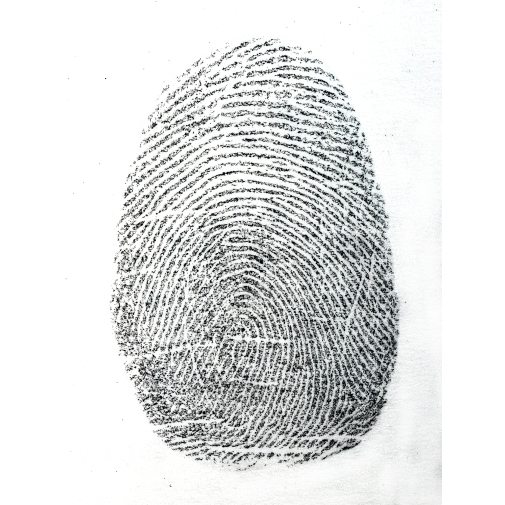
#> input picture Module_5/latent_finger_print.jpg, 505 x 505 px
$ python Critical_Thinking_Module_5_Option_1_mp.py
#> lines starting #> are read from the running program, lines starting #| are printed output that depends on the picture; after the words box and inside, x2 and y2 are one past the last pixel; in counts of white or black regions, pixels touching at a corner belong together
import cv2
import numpy as np
import os

# Configuration
image_path = "latent_finger_print.jpg"
output_dir = "process_finger_print_images"
os.makedirs(output_dir, exist_ok=True)

# Load image
img = cv2.imread(image_path)
#> img is the input picture: shape (505, 505, 3); mean B, G, R 225, 225.3, 223.9
img_gray = cv2.cvtColor(img, cv2.COLOR_BGR2GRAY)

def save_and_show(image, name):
    cv2.imwrite(os.path.join(output_dir, f"{name}.jpg"), image)
    cv2.imshow(name, image)
    cv2.waitKey(0)

save_and_show(img_gray, "1_original")

# ========== IMPROVED NOISE REDUCTION PIPELINE ==========

# Step 1: Aggressive Noise Reduction FIRST (before CLAHE)
# Non-local Means Denoising - excellent for this type of noise
img_denoised = cv2.fastNlMeansDenoising(img_gray, None, h=14, templateWindowSize=7, searchWindowSize=21)
save_and_show(img_denoised, "2_denoised")

# Step 2: Bilateral Filter - preserves edges while smoothing
img_bilateral = cv2.bilateralFilter(img_denoised, 12, 75, 75)
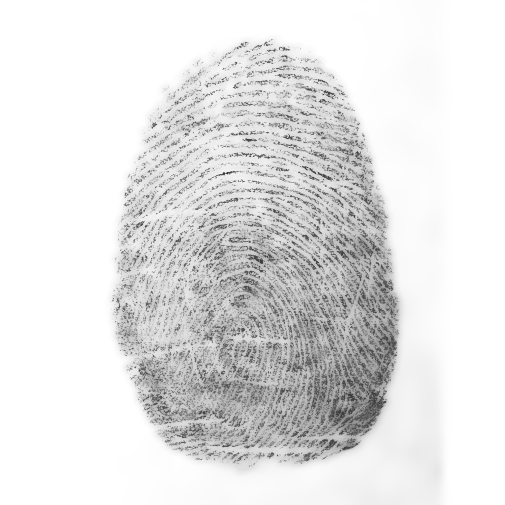
#> img_bilateral: shape (505, 505); min 55, max 255, mean 226.7
save_and_show(img_bilateral, "3_bilateral")

# Step 3: NOW apply CLAHE on the cleaned image
#clahe = cv2.createCLAHE(clipLimit=2.0, tileGridSize=(8, 8))
#img_clahe = clahe.apply(img_bilateral)
#save_and_show(img_clahe, "4_clahe")

# Step 4: Adaptive Thresholding
img_binary = cv2.adaptiveThreshold(
    img_bilateral, 255, cv2.ADAPTIVE_THRESH_GAUSSIAN_C,
    cv2.THRESH_BINARY, 11, 2
)
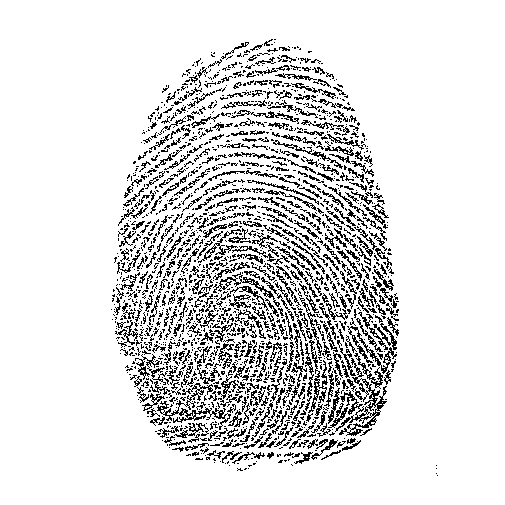
#> img_binary: shape (505, 505); 87.2% white; black in thin lines or dots, all inside (x1, y1, x2, y2) = (111, 39, 438, 476)
save_and_show(img_binary, "5_adaptive_threshold")

# Step 5: Morphological Operations to remove small noise blobs
# Use a larger kernel for more aggressive noise removal
kernel_small = cv2.getStructuringElement(cv2.MORPH_ELLIPSE, (2, 2))
kernel_medium = cv2.getStructuringElement(cv2.MORPH_ELLIPSE, (3, 3))

# Opening - removes small white noise
img_opening = cv2.morphologyEx(img_binary, cv2.MORPH_OPEN, kernel_small, iterations=1)
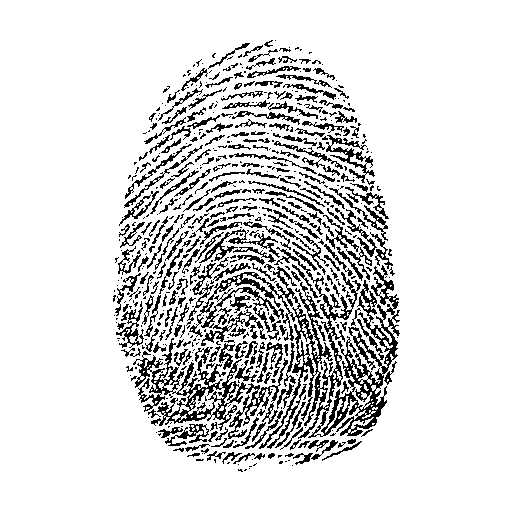
#> img_opening: shape (505, 505); 85.8% white; black in thin lines or dots, all inside (x1, y1, x2, y2) = (113, 40, 400, 472)
save_and_show(img_opening, "6_opening")

# Step 6: Find and keep only the largest connected component (the fingerprint)
# This removes all

#
